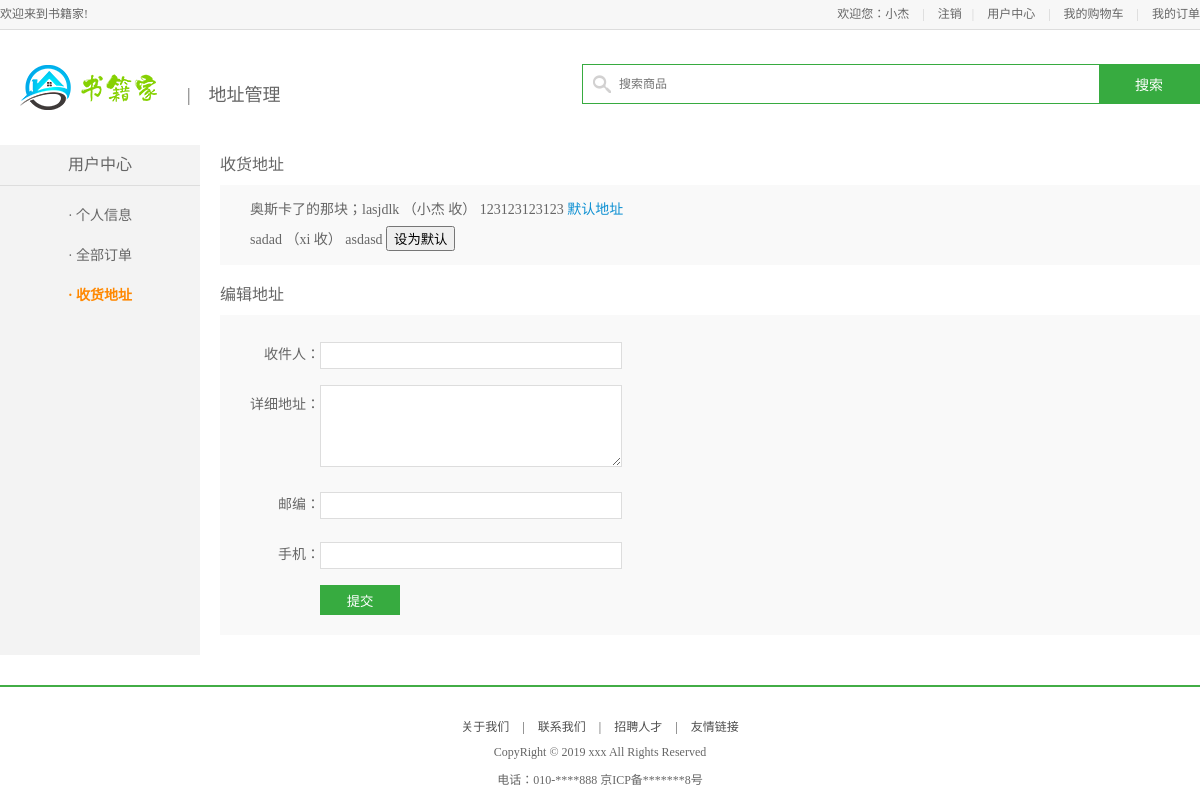
Screenshot of /UserAddr (signed in) with the database file from the repository.
### app/models.py (models this page shows)
class UserAddress(models.Model):
    user = models.ForeignKey(User, verbose_name='所属账户', on_delete=models.CASCADE)
    receiver = models.CharField(max_length=20, verbose_name='收件人')
    addr = models.CharField(max_length=256, verbose_name='收件地址')
    zip_code = models.CharField(max_length=6, null=True, verbose_name='邮政编码')
    phone = models.CharField(max_length=11, verbose_name='联系电话')
    is_default = models.BooleanField(default=False, verbose_name='是否默认')
    class Meta:
        db_table = 'user_address'
        verbose_name = '地址'
        verbose_name_plural = verbose_name

### app/views.py (the view, shortened to what this page needs)
# urls.py: path('UserAddr', views.user_addr, name='user_addr'),  # 地址管理
@login_required
def user_addr(request):
    if request.method == 'GET':
        addr_obj = models.UserAddress.objects.filter(user=request.user)
        return render(request, 'app/user/UserAddr.html', {'addr_obj': addr_obj})

### templates/app/user/UserAddr.html (shortened to what this page needs)
{% extends 'app/user/base_user.html' %}
{% block user_title %}地址管理{% endblock user_title %}
{% block contenr %}
    <div class="main_con clearfix">
        <div class="left_menu_con clearfix">
            <h3>用户中心</h3>
            <ul>
                <li><a href="{% url 'home:user_info' %}">· 个人信息</a></li>
                <li><a href="{% url 'home:user_order' %}">· 全部订单</a></li>
                <li><a href="{% url 'home:user_addr' %}" class="active">· 收货地址</a></li>
            </ul>
        </div>
        <div class="right_content clearfix">
            <h3 class="common_title2">收货地址</h3>
            <div class="site_con">
                <dl>
                    {% for addr in addr_obj %}
                        <dd>
                            {{ addr.addr }} （{{ addr.receiver }} 收） {{ addr.phone }}
                            {% if not addr.is_default %}
                                <button onclick="serDefaultAddress({{ addr.id }})">设为默认</button>
                            {% else %}
                                <span style="color: #0E90D2">默认地址</span>
                            {% endif %}
                        </dd>
                    {% endfor %}
                </dl>
            </div>
            <h3 class="common_title2">编辑地址</h3>
            <div class="site_con">
                <form method="post">
                    <div class="form_group">
                        <label>收件人：</label>
                        <input type="text" name="receiver" required>
                    </div>
                    <div class="form_group form_group2">
                        <label>详细地址：</label>
                        <textarea class="site_area" name="addr" required></textarea>
                    </div>
                    <div class="form_group">
                        <label>邮编：</label>
                        <input type="text" name="zip_code" required>
                    </div>
                    <div class="form_group">
                        <label>手机：</label>
                        <input type="text" name="phone" required>
                    </div>
                    <input type="submit" value="提交" class="info_submit">
                </form>
            </div>
        </div>
    </div>
{% endblock contenr %}

### templates/app/base_site.html (shortened to what this page needs)
{% extends 'Base.html' %}
{% block body %}
    {% block exclude_footer %}
        <div class="header_con">
            <div class="header">
                <div class="welcome fl">欢迎来到书籍家!</div>
                <div class="fr">
                    {% if request.user.is_authenticated %}
                        <div class="login_btn fl">
                            欢迎您：<em>{{ request.user.first_name }}</em>
                            <span>|</span>
                            <a href="{% url 'home:logout' %}">注销</a>
                        </div>
                    {% else %}
                        <div class="login_btn fl">
                            <a href="{% url 'home:login' %}">登录</a>
                            <span>|</span>
                            <a href="{% url 'home:register' %}">注册</a>
                        </div>
                    {% endif %}
                    <div class="user_link fl">
                        <span>|</span>
                        <a href="{% url 'home:user_info' %}">用户中心</a>
                        <span>|</span>
                        <a href="{% url 'home:user_car' %}">我的购物车</a>
                        <span>|</span>
                        <a href="{% url 'home:user_order' %}">我的订单</a>
                    </div>
                </div>
            </div>
        </div>
        {% block user_base %}{% endblock user_base %}
    {% endblock exclude_footer %}
    <div class="footer">
        <div class="foot_link">
            <a href="#">关于我们</a>
            <span>|</span>
            <a href="#">联系我们</a>
            <span>|</span>
            <a href="#">招聘人才</a>
            <span>|</span>
            <a href="#">友情链接</a>
        </div>
        <p>CopyRight © 2019 xxx All Rights Reserved</p>
        <p>电话：010-****888 京ICP备*******8号</p>
    </div>
{% endblock body %}

### static/css/main.css (style rules this page uses)
body { font-family:'Microsoft Yahei';font-size:12px;color:#666; }
html,body { height:100% }
.header_con { background-color:#f7f7f7; height:29px; border-bottom:1px solid #dddddd }
.header { width:1200px; height:29px; margin:0 auto; }
.welcome,.login_info,.login_btn,.user_link { line-height:29px; }
.login_btn a,.user_link a { color:#666; }
.login_btn span,.user_link span { color:#cecece; margin:0 10px; }
.footer { border-top:2px solid #42ad46; margin:30px 0; }
.foot_link { text-align:center;margin-top:30px; }
.foot_link a,.foot_link span { color:#4e4e4e; }
.foot_link span { padding:0 10px }
.footer p { text-align:center; margin-top:10px; }
.main_con { width:1200px; margin:0 auto; background:url(/static/images/left_bg.jpg) repeat-y; }
.left_menu_con { width:200px; float:left; }
.left_menu_con h3 { font-size:16px; line-height:40px; border-bottom:1px solid #ddd; text-align:center; margin-bottom:10px; }
.left_menu_con ul li { line-height:40px; text-align:center; font-size:14px; }
.left_menu_con ul li a { color:#666; }
.left_menu_con ul li .active { color:#ff8800; font-weight:bold; }
.right_content { width:980px; float:right; min-height:500px; }
.common_title2 { height:20px;line-height:20px;font-size:16px;margin:10px 0; }
.site_con { background-color:#f9f9f9; padding:10px 0; margin-bottom:20px; }
.site_con dd { font-size:14px; line-height:30px; text-indent:30px; }
.site_con .form_group { height:40px; line-height:40px; margin-top:10px; }
.site_con .form_group label { width:100px; float:left; text-align:right; font-size:14px; height:40px; line-height:40px; }
.site_con .form_group input { width:300px; height:25px; border:1px solid #ddd; float:left; outline:none; margin-top:7px; text-indent:10px; }
.site_con .form_group2 { height:90px; }
.site_area { width:280px; height:60px; border:1px solid #ddd; outline:none; padding:10px; }
.info_submit { width:80px; height:30px; background-color:#37ab40; border:0px; color:#fff; margin:10px 0 10px 100px; cursor:pointer; font-family:'Microsoft Yahei' }

### rows the page displays
UserAddress: addr "奥斯卡了的那块；lasjdlk", receiver "小杰", phone "123123123123", is_default "默认地址"
UserAddress: addr "sadad", receiver "xi", phone "asdasd"

### other values shown
{{ request.user.first_name }} "小杰"
